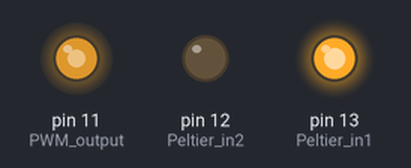
This sketch was run on a simulated Arduino Uno, built with avr-gcc and run on an emulated ATmega328P. On the bench: output pins drawn as LEDs (lit = HIGH).

Above: at 0.1 s.
At 51.1 s:
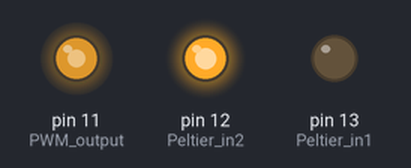
At 101.1 s:
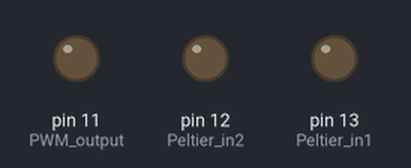
Timing chart, 0 to 103.5 s (numbered marks = the images above):
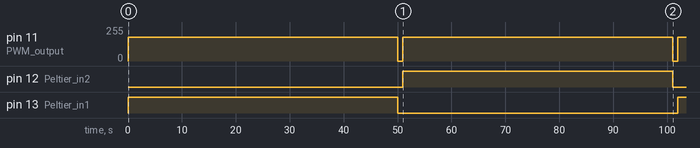

Measured:
- by itself, pin 11 (PWM_output): alternates 178/255 for 50.0 s and 0/255 for 1.0 s
- by itself, pin 12 (Peltier_in2): LOW → HIGH at 51.0 s, → LOW 50.0 s later
- by itself, pin 13 (Peltier_in1): LOW → HIGH at 0.00 s, → LOW 50.0 s later, → HIGH 52.0 s later

The sketch:

peltier_test.ino
```cpp
int Peltier_in1 = 13;  //Arduino デジタル信号入力
int Peltier_in2 = 12;  //Arduino デジタル信号入力
int PWM_output = 11;  //PWM制御 (アナログ入力)

void setup() {
  pinMode(Peltier_in1, OUTPUT);
  pinMode(Peltier_in2, OUTPUT);
}

void loop() {
 digitalWrite(Peltier_in1, HIGH); //正
 int duty = (int)(0.7 * 255);
 analogWrite(PWM_output, duty); //PWM設定値:0～255　255=6V(外部電源)  今回はペルチェ素子には2.4Vかかるようにする
 delay(50000);
 digitalWrite(Peltier_in1,LOW); //無負荷
 analogWrite(PWM_output, 0);
 delay(1000);

 digitalWrite(Peltier_in2, HIGH); //負
 analogWrite(PWM_output, duty);
 delay(50000);
 digitalWrite(Peltier_in2,LOW); //無負荷
 analogWrite(PWM_output,0);
 delay(1000);
}
```
